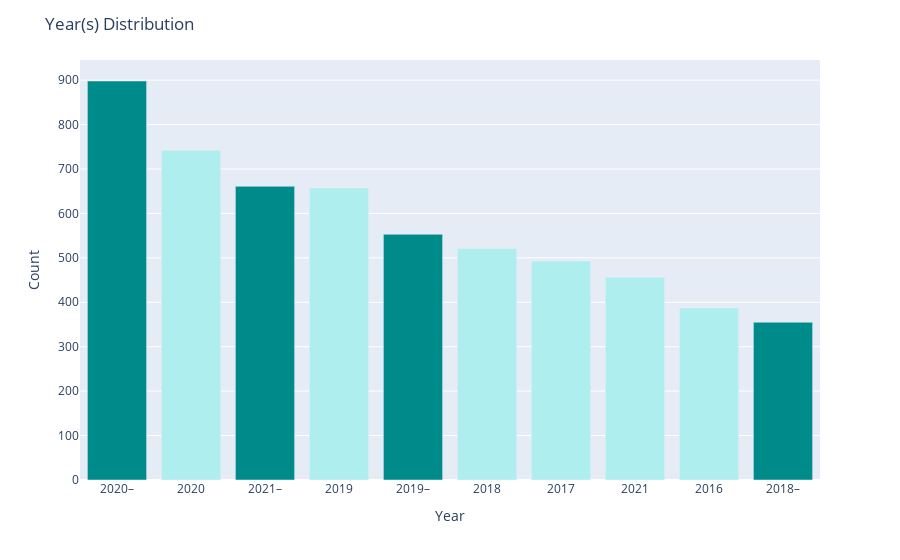

The notebook cell this image was saved under:
### Markdown cell above
# Years of distribution

### Code cell
colors = ['paleturquoise'] * 10
colors[0],colors[2],colors[4],colors[-1] = 'darkcyan','darkcyan','darkcyan','darkcyan'

fig = px.bar(data_frame = year_count.head(10),
             x = 'Year', y = 'Count')

fig.update_traces(marker_color = colors)

fig.update_layout(title = 'Year(s) Distribution')

fig.show()

### Figure 1 — Plotly figure (JSON) as saved in the notebook; plotly's stock layout.template omitted (floating-point values rounded to 4 significant figures)
{"data": [{"alignmentgroup": "True", "hovertemplate": "Year=%{x}<br>Count=%{y}<extra></extra>", "legendgroup": "", "marker": {"color": ["darkcyan", "paleturquoise", "darkcyan", "paleturquoise", "darkcyan", "paleturquoise", "paleturquoise", "paleturquoise", "paleturquoise", "darkcyan"], "pattern": {"shape": ""}}, "name": "", "offsetgroup": "", "orientation": "v", "showlegend": false, "textposition": "auto", "type": "bar", "x": ["2020–", "2020", "2021–", "2019", "2019–", "2018", "2017", "2021", "2016", "2018–"], "xaxis": "x", "y": [898, 742, 661, 657, 553, 521, 493, 456, 387, 355], "yaxis": "y"}], "layout": {"barmode": "relative", "legend": {"tracegroupgap": 0}, "margin": {"t": 60}, "title": {"text": "Year(s) Distribution"}, "xaxis": {"anchor": "y", "domain": [0, 1], "title": {"text": "Year"}}, "yaxis": {"anchor": "x", "domain": [0, 1], "title": {"text": "Count"}}}}
